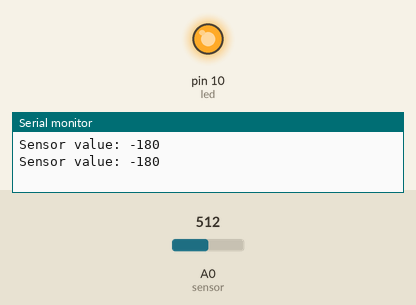
Bench run of a sketch on a simulated Arduino Uno, built with avr-gcc and run on an emulated ATmega328P. Parts: output pins drawn as LEDs (lit = HIGH), the last lines printed to the serial monitor. The inputs (shaded band) are chosen by the test bench; at power-on: A0 (sensor) = 512.

Above: at 1.8 s.
1.9 s: A0 (sensor) set to 122
At 2.7 s:
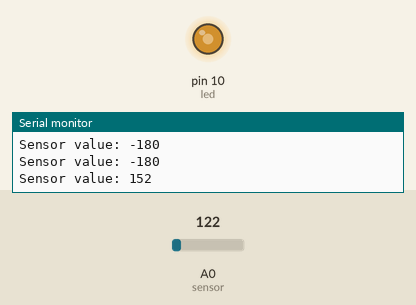
3.5 s: A0 (sensor) set to 0
At 4.3 s:
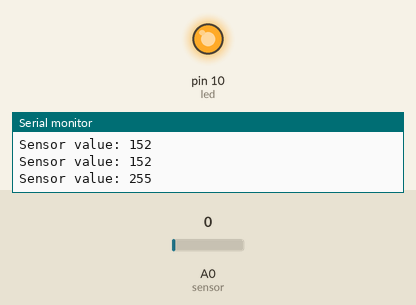
Timing chart, 0 to 6.5 s (numbered marks = the images above; inputs shaded):
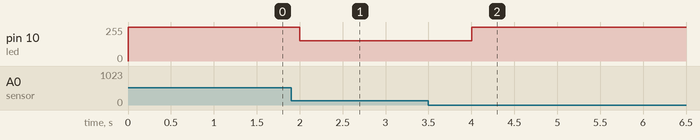

Measured:
- after the input at 1.9 s, pin 10 (led): 255/255 → 152/255 after 0.10 s
- after the input at 3.5 s, pin 10 (led): 152/255 → 255/255 after 0.50 s

The sketch:

LEDwithLDR.ino
```cpp
int led = 10;
int sensor = A0;
int sensorValue = 0;

void setup() {
  pinMode(led, OUTPUT);
  pinMode(sensor, INPUT);

  Serial.begin(9600);
}

void loop() {
  sensorValue = analogRead(sensor);
  sensorValue = map(sensorValue, 0, 300, 255, 0);
  analogWrite(led, sensorValue);

  Serial.print("Sensor value: ");
  Serial.println(sensorValue);

  delay(1000);
}
```
